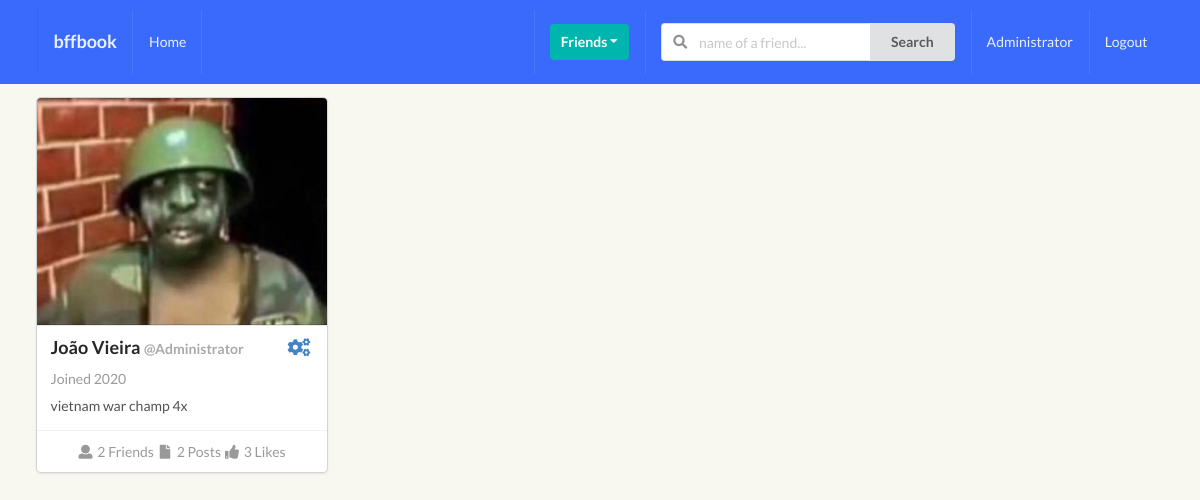
Page /profiles/myprofile/ (signed in) on the earlier database version.
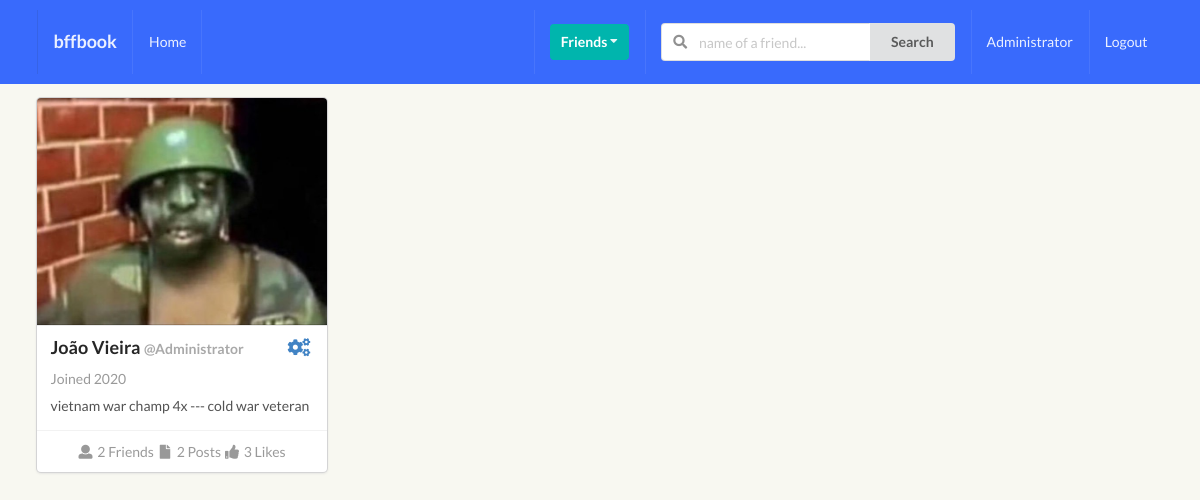
Same page on the later database version.
### perfil/models.py (models this page shows, shortened)
class Profile(models.Model):
    first_name = models.CharField(max_length=25)
    last_name = models.CharField(max_length=25)
    username = models.OneToOneField(User, on_delete=models.CASCADE) #se user for apagado, username também é
    bio = models.TextField(default="write something beautiful about you :)", max_length=300)
    email = models.EmailField(max_length=200)
    country = models.CharField(max_length=25)
    avatar = models.ImageField(default = "avatar.png", upload_to = '')
    friends = models.ManyToManyField(User, blank=True, related_name='friends')
    slug = models.SlugField(unique=True, blank=True)
    updated = models.DateTimeField(auto_now=True)
    created = models.DateTimeField(auto_now_add=True)
    def get_friends(self):
        return self.friends.all()
    def get_friends_no(self):
        return self.friends.count()
    def get_posts_no(self):
        return self.posts.all().count() #'posts' is related name to comments authors in /posts/models.py
    def get_given_likes_no(self): #likes dados
        likes = self.like_set.all()
        total_liked = 0
        for item in likes:
            if item.value == 'Like':
                total_liked += 1
        return total_liked
    def created_str(self):
        new_created = self.created.strftime('%y')
        return new_created

### posts/models.py (models this page shows, shortened)
class Like(models.Model):
    user = models.ForeignKey(Profile, on_delete=models.CASCADE)
    post = models.ForeignKey(Post, on_delete=models.CASCADE)
    value = models.CharField(choices=LIKE_CHOICES, max_length=8)
    created = models.DateTimeField(auto_now_add=True)

### perfil/views.py (the view)
# urls.py: path('myprofile/', my_profile_view, name="my-profile-view")
def my_profile_view(request):
    obj = Profile.objects.get(username=request.user)
    form = ProfileModelForm(request.POST or None, request.FILES or None, instance=obj)
    confirm = False
    if request.method == 'POST':
        if form.is_valid():
            form.save()
            confirm = True
    context = {
        'obj': obj,
        'form': form,
        'confirm': confirm,
    }
    return render(request, 'perfil/myprofile.html', context)

### perfil/forms.py
class ProfileModelForm(forms.ModelForm):
    class Meta:
        model = Profile
        fields = ('first_name', 'last_name', 'bio', 'avatar')

### perfil/templates/perfil/myprofile.html (shortened to what this page needs)
{% extends 'base.html' %}
{% block content %}
<div class="ui card">
    <div class="image">
        <img src="{{obj.avatar.url}}">
    </div>
    <div class="content">
        <p class="header">{{obj.first_name}} {{obj.last_name}} <span class="small_text">@{{obj.username}}</span><a class="update_account right"><i class="cogs icon"></i></a></p>
        <div class="meta">
            <span class="date">Joined 20{{obj.created_str}}</span>
        </div>
        <div class="description">
            {{obj.bio}}
        </div>
    </div>
    <div class="extra content center">
        <a id="friend_list_popup"><i class="user icon"></i>{{obj.get_friends_no}} Friends</a>
        <i class="file icon"></i>{{obj.get_posts_no}} Posts
        <i class="thumbs up icon"></i>{{obj.get_given_likes_no}} Likes
    </div>
</div>
{% endblock content %}>

Differences in the rows shown:
changed Profile "João": bio "vietnam war champ 4x" → "vietnam war champ 4x --- cold war veteran"
